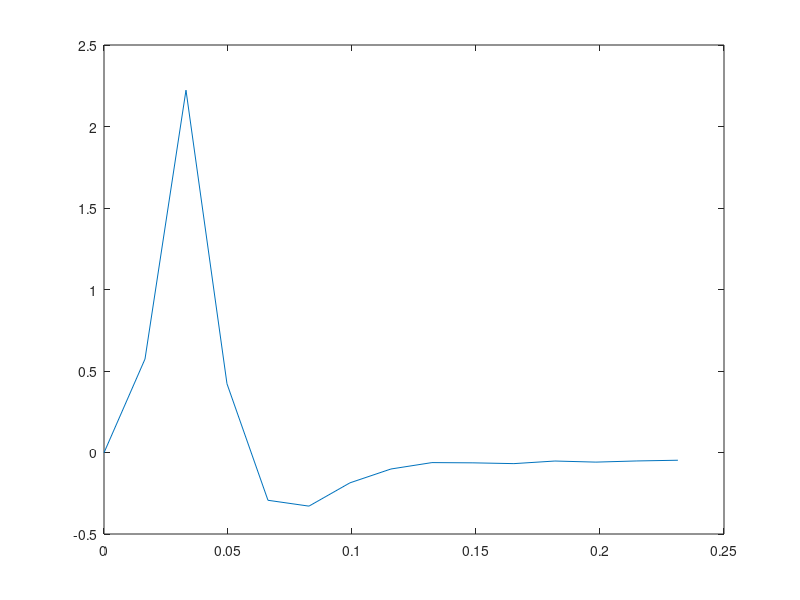

Write MATLAB code to recreate this figure. (Note: this script raises an error after producing the figure.)
% t_viveOptimal
% 
% Build the optimal RGC stimulus for one eye of the HTC Vive

% Vive specs:
% 1080x1200 per eye, 2160x1200 total
% 2160/2 pixels = 110 degrees
% 9.82 pixels per degree
% 0.1019 degrees per pixel

% Typically we are concerned with the spacing within one class, in which
% case density is halved and the spacings should be multiplied by sqrt2.

% scale factor = ['on parasol', 'off parasol', 'on midget', 'off midget', 'sbc]
% scale factor = [18.92 0.85*18.9211 10.76 0.85*10.7629 20]
% scale midget = mean([10.76 0.85*10.7629]) = 9.95
% scaleFactor = [18.92 0.85*18.9211 10.76 0.85*10.7629 20]./9.95
%% Choose cell type

clear;
close all;

% This sets the size of the STAs for individual cells

% cellType = 'on parasol';
% cellType = 'off parasol';
% cellType = 'on midget';
% cellType = 'off midget';
cellType = 'on sbc';

% Spatial scale factor by type
% scaleFactorArr = ['on parasol', 'off parasol', 'on midget', 'off midget', 'sbc]
scaleFactorArr = [18.92 0.85*18.9211 10.76 0.85*10.7629 20]./9.95;

%% Add paths - isetbio, HLMaxFiring, RemoteDataToolbox
% addpath(genpath(isetbioRootPath))

%% Initialize movie

% Set size of movie, based on Vive specs:
% 1080x1200 per eye, 2160x1200 total


eyeLateral = 'both';
% eyeLateral = 'left';
% eyeLateral = 'right';

zeroPad = 0;
szCols = 1080+zeroPad; szRows = 1080+zeroPad;
disp(['szCols:' num2str(round(szCols))]);
disp(['szRows:' num2str(round(szRows))]);

timeLength = 10; % seconds

fps = 30; % frames per second
frames = timeLength*fps;

% 1 is most dense, higher is less dense
densityFactor = 8;

% Binocular field of view (FOV)
fovCols = 110; % horizontal fov in degrees for vive: http://doc-ok.org/?p=1414
fovRows = 110;%122;

% % movieBig = 128*uint8(ones(szRows,szCols,frames));
% movieBig = single(zeros(szRows,szCols,frames));

% 2160/2 pixels = 110 degrees
% 9.82 pixels per degree
pixelsPerDegree = szCols/fovCols;
% 0.1019 degrees per pixel
degreesPerPixel = fovCols/szCols;

%% Get temporal response from physiology data

% Use the RemoteDataToolbox
% rdt = RdtClient('isetbio');

% Get data for chosen cell type
switch (cellType)
    case{'on parasol'}
%         rdt.crp('resources/data/rgc/apricot');
%         data = rdt.readArtifact('mosaicGLM_apricot_ONParasol', 'type', 'mat');
%         mosaicGLM = data.mosaicGLM;
        load('dat/mosaicGLM_apricot_ONParasol.mat');
        scaleFactor = scaleFactorArr(1);
    case{'off parasol'}
%         rdt.crp('resources/data/rgc/apricot');
%         data = rdt.readArtifact('mosaicGLM_apricot_OFFParasol', 'type', 'mat');
%         mosaicGLM = data.mosaicGLM;
        load('dat/mosaicGLM_apricot_OFFParasol.mat');
        scaleFactor = scaleFactorArr(2);
    case{'on midget'}
%         rdt.crp('resources/data/rgc/apricot');
%         data = rdt.readArtifact('mosaicGLM_apricot_ONMidget', 'type', 'mat');
%         mosaicGLM = data.mosaicGLM;
        load('dat/mosaicGLM_apricot_ONMidget.mat');
        scaleFactor = scaleFactorArr(3);
    case{'off midget'}
%         rdt.crp('resources/data/rgc/apricot');      
%         data = rdt.readArtifact('mosaicGLM_apricot_OFFMidget', 'type', 'mat');
%         mosaicGLM = data.mosaicGLM;
        load('dat/mosaicGLM_apricot_OFFMidget.mat');
        scaleFactor = scaleFactorArr(4);
    case{'on sbc','sbc'}
%         rdt.crp('resources/data/rgc/apricot');
%         data = rdt.readArtifact('mosaicGLM_apricot_sbc', 'type', 'mat');
%         mosaicGLM = data.mosaicGLM;
        load('dat/mosaicGLM_apricot_sbc.mat');
        scaleFactor = scaleFactorArr(5);
end

% Take mean impulse response function (IRF) over all the cells in the mosaic
for i = 1:length(mosaicGLM)
    irfTemp = mosaicGLM{i}.linearfilters.Stimulus.time_rk1;
    [mv,mi] = max(abs(irfTemp)); irfSign(i) = sign(irfTemp(mi));
    
    irf(i,:) = irfSign(i)*mosaicGLM{i}.linearfilters.Stimulus.time_rk1;
    
end
figure; plot([0:-1+size(irf,2)]/60.5,mean(irf));
irfMean = mean(irf);

% Make the peak IRF negative for off cells
switch (cellType)
    case{'off parasol','off midget'}
        irfMean = -irfMean;
end

irfInterp = interp1([0:-1+size(irf,2)]/60.5,irfMean,[0:1/fps:0.2]);

%% Test spatial response
rfRadius = 5;
[so, spatialRFonedim, magnitude1STD] = buildSpatialRF(rfRadius);
% magnitude1STD
% figure; imagesc(so);

%% Get lookup table for how large RF is 
% There is an asymmetry in the size of RGC RFs over the retina

% CHECK SUPERIOR/INFERIOR
rgcDiameterLUT = scaleFactor*sqrt(2)*watsonRGCSpacing(szCols,szCols,fovRows)';

if strcmpi(eyeLateral,'right'); rgcDiameterLUT = fliplr(rgcDiameterLUT); end

if strcmpi(eyeLateral,'both'); 
    rgcDiameterLUTBoth = 0.5*(rgcDiameterLUT+fliplr(rgcDiameterLUT)); 
    rgcDiameterLUT = rgcDiameterLUTBoth; 
end

figure; degStart = -fovCols/2; degEnd = fovCols/2;
degarr = [degStart: (degEnd-degStart)/szCols : degEnd];
contourf(degarr,degarr,rgcDiameterLUT,[0:max(rgcDiameterLUT(:))/20:max(rgcDiameterLUT(:))] ); axis square
title(sprintf('Human %s RGC RF Size (degrees)',cellType)); colorbar; 

%% Add to big movie

% Initialize movie
movieBig = single(zeros(szRows,szCols,frames));

eccind = 0;

% Set center - Vive display is 55 degrees per eye
degCenterX = fovRows/2; degCenterY = fovCols/2;

% Set array of eccentricity values at which to put STA stimulus
eccArr = [1:1:fovCols/2 - 4];
% eccArr = [.1:.25:5 5:.5:10 10:1:27.5];

% Scale the sRF appropriately by cell type
switch (cellType)
    case{'onparasol'}
        sRFmultFactor = 2;
    case{'offparasol'}
        sRFmultFactor = 1.8;
    case{'onsbc','sbc'}
        sRFmultFactor = 2.2;
    otherwise 
        sRFmultFactor = 1;
end

% Loop over eccentricities, put STA stim at individual positions

% nAngles = 128;
angleNoise = 0;
eccNoise   = 0;

% angleNoise = 0.5;
% eccNoise   = 0.5;

% nAngles = round(16+[1:length(eccArr)].^2*256/(length(eccArr))^2);
nAngles = 256;%round(16+[1:length(eccArr)]*2*256/(length(eccArr))^1);

for ecc = eccArr;
    eccind = eccind+1; 

    % Display how much has been done, how much to go
    % [eccind length(eccArr)]    
    
    % xc = ecc*sin(theta), yc = ecc*cos(theta)
%     for xc = [-1:.25/1:1]
%         for yc = [-1:.25/1:1]
    thetaInd = 0;
    for theta = [0 : 2*pi / nAngles : 2*pi - 2*pi/nAngles]
%     for theta = [0 : 2*pi / nAngles(eccind) : 2*pi - 2*pi/nAngles(eccind)]
        thetaInd = thetaInd+1;
        % Convert theta to x,y coordinates with some angular noise
        xc = cos(theta) + angleNoise*(1/2)*(rand(1,1)-.5); 
        yc = sin(theta) + angleNoise*(1/2)*(rand(1,1)-.5);
            if ~(xc == 0 && yc == 0)

                % Add some noise to the position
                xcr = xc;% + 0*ecc*(1/2)*(rand(1,1)-.5);
                ycr = yc;% + 0*ecc*(1/2)*(rand(1,1)-.5);
                nv = norm([xcr ycr]); 
                xcn = xcr/nv; ycn = ycr/nv;

                % Get position in pixels instead of degrees
                degX = degCenterX + ecc*xcn;%ecc*(1 + eccNoise*(1/2)*(rand(1,1)-.5));%*xcn; 
                pixelX = degX*pixelsPerDegree + degX*eccNoise*(1/2)*(rand(1,1)-1);                
                degY = degCenterY + ecc*ycn; %ecc*(1 + eccNoise*(1/2)*(rand(1,1)-.5));%ecc*ycn; 
                pixelY = degY*pixelsPerDegree + degY*eccNoise*(1/2)*(rand(1,1)-1);

                % Get RGC RF diameter from LUT
                LUTshift = (szRows - size(rgcDiameterLUT,1)+1)/2;
                %disp(-LUTshift+round(pixelX));
                %disp(round(pixelY));
                if (-LUTshift+round(pixelX)) > 0
                    rgcDiameterDegrees = sRFmultFactor*rgcDiameterLUT(-LUTshift+round(pixelX),round(pixelY));
                else
                    rgcDiameterDegrees = sRFmultFactor*rgcDiameterLUT(1,round(pixelY));
                end
                rgcDiameterPixels = rgcDiameterDegrees*pixelsPerDegree;

                rgcRadiusPixels = rgcDiameterPixels/2;

                % Build spatial RF according to diameter
                % If less than one pixel, only use one pixel
                % if ecc>5/(scaleFactor*sqrt(2))
                if rgcDiameterDegrees > 2*degreesPerPixel
                    [so, spatialRFonedim, magnitude1STD] = buildSpatialRF(rgcRadiusPixels);
                    so = so./max(abs(so(:)));
                else
                    so = 1;
                end

                % Add temporal resopnse
                sta = so(:)*irfInterp;
                % sta3 = round(128+127* (reshape(sta,[size(so,1),size(so,2),size(irfMean,2)]))./max(abs(sta(:))) );
                sta3 = ( (reshape(sta,[size(so,1),size(so,2),size(irfInterp,2)])) );
                szsta3 = size(sta3);
                % Get start and end position values for adding in STA
                % stimulus
                xcvecst = pixelX - ceil(szsta3(1)/2) + 1;
                xcvecend = pixelX + floor(szsta3(1)/2);
                ycvecst = pixelY - ceil(szsta3(1)/2) + 1;
                ycvecend = pixelY + floor(szsta3(1)/2);

                % Choose random starting time points for stimulus
%                 nInd = 1;%10*12; % frames/size(irf,2)-1;
%                 rstart = round((timeLength*fps-20)*rand(nInd,1))+1;

%                 densityFactor = 2;
                % mnInd = round(.5*frames/size(irf,2))-1;

               if mod(thetaInd,2)
                    rstart = 1: round(densityFactor*size(irfInterp,2)) : frames - 2*(1+densityFactor)*size(irfInterp,2) -1; %round((timeLength*fps-20)*rand(nInd,1))+1;
                    % rstart(2:end-1) = rstart(2:end-1) + round(0.4*size(irfInterp,2))*rand(size(rstart(2:end-1)));
                else
                    rstart = ceil([.5*densityFactor*round(size(irfInterp,2)) : round(densityFactor*size(irfInterp,2)) : (frames - 2*(1+densityFactor)*size(irfInterp,2) -1)]); %round((timeLength*fps-20)*rand(nInd,1))+1;
                    % rstart(2:end-1) = rstart(2:end-1) + round(0.4*size(irfInterp,2))*rand(size(rstart(2:end-1)));
                end
                rstart = rstart+round(2*densityFactor*size(irfInterp,2)*rand(1,1));
                  nInd = length(rstart);
%                 if eccind < (length(eccArr) - 2)
%                 tic
                    for tind = 1:nInd
                        movieBig(round(xcvecst:xcvecend),round(ycvecst:ycvecend),rstart(tind):rstart(tind)+length(irfInterp)-1) = ...
                            movieBig(round(xcvecst:xcvecend),round(ycvecst:ycvecend),rstart(tind):rstart(tind)+length(irfInterp)-1) + (sta3);
                    end
%                     toc
%                 end

%                 tic 
%                 starep = [];
% %                 starep = sta3(:)*ones(1,length(rstart));
% %                 szrep1 = size(starep); 
%                 % zeros(round((densityFactor)*size(irfInterp,2)),length(rstart))
%                 zAdd = zeros(szsta3(1),szsta3(2),round((densityFactor)*size(irfInterp,2)));
%                 staconcat = [sta3(:); zAdd(:)]; 
%                 % stacatrs = reshape(staconcat, szsta3(1),szsta3(2),szsta3(3) + size(zAdd,3));                
%                 starep = staconcat(:)*ones(1,length(rstart));
%                 % Mstarep = [starep; ];
%                 szrep2 = size(starep); szRC = sqrt(szrep1(1)/round((densityFactor)*size(irfInterp,2))); 
%                 stars = (reshape(starep,[szRC szRC (size(sta3,3)+size(zAdd,3))*szrep2(2)]));
%                 movieBig(round(xcvecst:xcvecend),round(ycvecst:ycvecend),1:size(stars,3)) = ...
%                             movieBig(round(xcvecst:xcvecend),round(ycvecst:ycvecend),1:size(stars,3)) + (stars);
%                  toc

%                     % Choose random starting time points for stimulus
%                 rstart = round((200-15)*rand(5,1))+1;
%                 
%                 for tind = 1:length(rstart)
%                     movieBig(round(xcvecst:xcvecend),round(ycvecst:ycvecend),rstart(tind):rstart(tind)+length(irfMean)-1) = ...
%                         movieBig(round(xcvecst:xcvecend),round(ycvecst:ycvecend),rstart(tind):rstart(tind)+length(irfMean)-1) + (sta3);
%                 end

            end
    %         end
    end
    
end

figure; imagesc(-szRows/2+1:szRows/2,-szCols/2+1:szCols/2,sum(movieBig,3)); colormap gray; 
axis(2*[-100 100 -100 100]); axis equal

%% Check size of RFs

checkFlag = 0;
if checkFlag
figure; 
subplot(122);
imagesc(-szRows/2+1:szRows/2,-szCols/2+1:szCols/2,sum(movieBig,3)); colormap gray; 
axis equal; 
axis(2*[-100 100 -100 100]);
caxis([-.5 .75]);
subplot(121); 
% contourf(-szRows/2+1:szRows/2,-szCols/2+1:szCols/2,rgcDiameterLUT);
contourf(pixelsPerDegree*degarr,pixelsPerDegree*degarr,rgcDiameterLUT,[0:max(rgcDiameterLUT(:))/100:max(rgcDiameterLUT(:))] ); axis equal
colormap parula
axis equal;  
axis(2*[-100 100 -100 100]); 
caxis([0 1]);
end

%% Plot sum of frames over time
moviePiece = movieBig(:,:,50+[1:50]);
maxMovie = max(abs(moviePiece(:)));
% medMovie = median(moviePiece(:));
clear moviePiece

movieSmall = uint8(128 + 127*movieBig/maxMovie);

% movieSmall(end,end,:) = 128; movieSmall(end-1,end,:) = 128;
crossHairSize = 10;
movieSmall(szRows/2-crossHairSize:szRows/2+crossHairSize, szCols/2-1:szCols/2+1,:) = 180;
movieSmall(szRows/2-1:szRows/2+1, szCols/2-crossHairSize:szCols/2+crossHairSize,:) = 180;
figure; imagesc(sum(abs(movieSmall),3)); colormap gray; axis equal

% clear movieBig
figure; plot(RGB2XWFormat(movieSmall(301:345,301:345,:))');
xlabel('frame'); ylabel('Black <--------------------> White');
title('Check for on vs. off center');

% Measure norm
% for i = 5:300; sfr = movieSmall(:,:,i); nfr(i) = norm(single(sfr(:))); end; figure; plot(nfr);
% sqrt(1080*1080*128^2) % comes out to about this
%% Show movie and save
disp('creating movie now...');
% p.save = false;% 
p.save = true;
% p.vname = ['C:/Users/laha/Documents/GitHub/HLMaxFiring/april18_' cellType '_fps' num2str(fps) '.avi']
% p.vname = ['C:\Users\laha\Documents\GitHub\regenInVR\media\test_april24_fps' num2str(fps) '.avi'];
p.vname = ['C:\Users\laha\Documents\GitHub\regenInVR\media\sbc2_sparse.avi'];
% p.vname = ['/Users/james/Documents/matlab/isetbio/local/test3_may4' cellType '_fps' num2str(fps) '.avi'];
p.FrameRate = fps;
% figure; 
% set(gcf,'position',[1000         157        1411        1181]);
% set(gcf,'position',[0 0   szRows   szCols]);

%disp('test1')
%ieMovie(movieBig(:,:,1:100), p);
%ieMovie(movieBig, p);
%disp('test2')
 
% ieMovie(movieBig(:,:,1:100));
% ieMovie(movieSmall(:,:,1:100));

movieSmall(end,end,:) = 0; movieSmall(end-1,end,:) = 255;


if p.save
    vObj = VideoWriter(p.vname);%,'Uncompressed AVI');
    vObj.FrameRate = p.FrameRate;
    vObj.Quality = 100;
    open(vObj);
% end

for fr = 1:size(movieSmall,3)
%     imagesc(movieBig(:,:,fr)); colormap gray    
%     imagesc(movieSmall(:,:,fr)); colormap gray; 
%     axis image; set(gca,'xticklabel','','yticklabel','');
    if p.save  
%         F = getframe(gca);%,[0 0 szRows szCols]); 
        F = movieSmall(:,:,fr);
        writeVideo(vObj,F); 
    end
%     drawnow;
end

% Write the video object if save is true
% if p.save
    close(vObj);
end

disp(sprintf('done! movie at\n%s',p.vname));